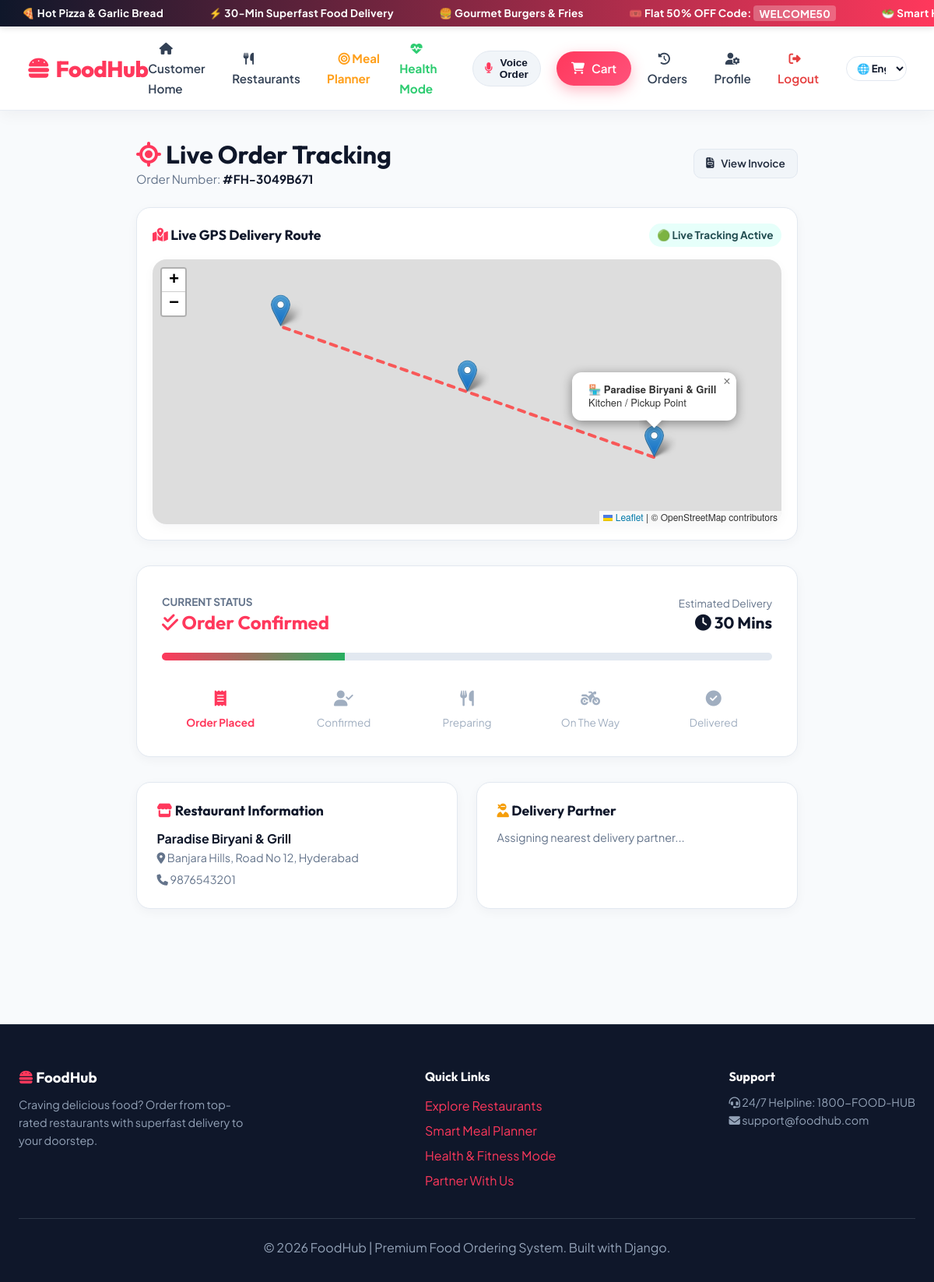
/orders/tracking/FH-3049B671/ (signed in), run on the app's committed database.
### orders/models.py (models this page shows, shortened)
class Order(models.Model):
    STATUS_CHOICES = (
        ('Pending', 'Pending'),
        ('Confirmed', 'Confirmed'),
        ('Preparing', 'Preparing'),
        ('Ready for Pickup', 'Ready for Pickup'),
        ('Out for Delivery', 'Out for Delivery'),
        ('Delivered', 'Delivered'),
        ('Cancelled', 'Cancelled'),
    )
    PAYMENT_METHOD_CHOICES = (
        ('COD', 'Cash on Delivery'),
        ('UPI', 'UPI Payment'),
        ('Card', 'Credit/Debit Card'),
        ('NetBanking', 'Net Banking'),
    )
    PAYMENT_STATUS_CHOICES = (
        ('Pending', 'Pending'),
        ('Paid', 'Paid'),
        ('Failed', 'Failed'),
    )
    order_number = models.CharField(max_length=50, unique=True, editable=False)
    customer = models.ForeignKey(
        settings.AUTH_USER_MODEL,
        on_delete=models.CASCADE,
        related_name='customer_orders'
    )
    restaurant = models.ForeignKey(
        Restaurant,
        on_delete=models.CASCADE,
        related_name='orders'
    )
    delivery_partner = models.ForeignKey(
        settings.AUTH_USER_MODEL,
        on_delete=models.SET_NULL,
        null=True,
        blank=True,
        related_name='delivery_orders'
    )
    status = models.CharField(max_length=30, choices=STATUS_CHOICES, default='Pending')
    delivery_address = models.TextField()
    phone = models.CharField(max_length=20)
    special_notes = models.TextField(blank=True)
    payment_method = models.CharField(max_length=20, choices=PAYMENT_METHOD_CHOICES, default='COD')
    payment_status = models.CharField(max_length=20, choices=PAYMENT_STATUS_CHOICES, default='Pending')
    subtotal = models.DecimalField(max_digits=10, decimal_places=2)
    delivery_fee = models.DecimalField(max_digits=6, decimal_places=2, default=40)
    tax_amount = models.DecimalField(max_digits=6, decimal_places=2, default=0)
    discount_amount = models.DecimalField(max_digits=8, decimal_places=2, default=0)
    total_amount = models.DecimalField(max_digits=10, decimal_places=2)
    coupon_code = models.CharField(max_length=50, blank=True)
    created_at = models.DateTimeField(auto_now_add=True)
    updated_at = models.DateTimeField(auto_now=True)

### restaurants/models.py (models this page shows, shortened)
class Restaurant(models.Model):
    STATUS_CHOICES = [
        ("Pending", "Pending"),
        ("Approved", "Approved"),
        ("Rejected", "Rejected"),
    ]
    owner = models.ForeignKey(
        settings.AUTH_USER_MODEL,
        on_delete=models.CASCADE,
        related_name="restaurants"
    )
    restaurant_name = models.CharField(max_length=150)
    description = models.TextField()
    phone = models.CharField(max_length=15)
    email = models.EmailField()
    address = models.TextField()
    city = models.CharField(max_length=100)
    state = models.CharField(max_length=100)
    pincode = models.CharField(max_length=10)
    cuisine = models.CharField(max_length=100)
    opening_time = models.TimeField()
    closing_time = models.TimeField()
    minimum_order = models.DecimalField(
        max_digits=8,
        decimal_places=2,
        default=0
    )
    delivery_time = models.PositiveIntegerField(
        help_text="Delivery time in minutes"
    )
    logo = models.ImageField(
        upload_to="restaurant/logo/",
        blank=True,
        null=True
    )
    cover_image = models.ImageField(
        upload_to="restaurant/cover/",
        blank=True,
        null=True
    )
    fssai_license = models.FileField(
        upload_to="restaurant/licenses/",
        blank=True,
        null=True
    )
    gst_number = models.CharField(
        max_length=30,
        blank=True
    )
    rating = models.DecimalField(
        max_digits=2,
        decimal_places=1,
        default=0
    )
    status = models.CharField(
        max_length=20,
        choices=STATUS_CHOICES,
        default="Pending"
    )
    created_at = models.DateTimeField(auto_now_add=True)

### orders/views.py (the view)
# urls.py: path('tracking/<str:order_number>/', views.order_tracking, name='order_tracking'),
@login_required
def order_tracking(request, order_number):
    order = get_object_or_404(Order, order_number=order_number)
    status_steps = [
        ('Pending', 15),
        ('Confirmed', 30),
        ('Preparing', 55),
        ('Ready for Pickup', 75),
        ('Out for Delivery', 90),
        ('Delivered', 100),
    ]
    current_progress = 0
    for status_name, pct in status_steps:
        if order.status == status_name:
            current_progress = pct
            break
    if order.status == 'Cancelled':
        current_progress = 0
    return render(request, 'orders/order_tracking.html', {
        'order': order,
        'progress_pct': current_progress,
    })

### cart/context_processors.py (called while the page is built, shortened)
def get_or_create_cart(request):
    if not request.session.session_key:
        request.session.create()
    session_key = request.session.session_key
    if request.user.is_authenticated:
        user_carts = Cart.objects.filter(user=request.user).order_by('-updated_at')
        if user_carts.exists():
            cart = user_carts.first()
    else:
        session_cart = Cart.objects.filter(session_key=session_key).first()
        if not session_cart:
            session_cart = Cart.objects.create(session_key=session_key)
        cart = session_cart
    return cart

def cart_context(request):
    try:
        cart = get_or_create_cart(request)
        return {
            'cart': cart,
            'cart_count': cart.get_total_quantity,
            'cart_subtotal': cart.get_subtotal,
            'cart_restaurant': cart.get_restaurant,
        }
    except Exception:
        return {
            'cart': None,
            'cart_count': 0,
            'cart_subtotal': 0,
            'cart_restaurant': None,
        }

### cart/models.py (called while the page is built)
    @property
    def get_total_quantity(self):
        return sum(item.quantity for item in self.items.all())

    @property
    def get_subtotal(self):
        return float(sum(item.get_cost for item in self.items.all()))

    @property
    def get_restaurant(self):
        first_item = self.items.first()
        if first_item and first_item.menu_item:
            return first_item.menu_item.restaurant
        return None

### templates/orders/order_tracking.html (shortened to what this page needs)
{% extends 'base.html' %}
{% block extra_css %}
<link rel="stylesheet" href="https://unpkg.com/leaflet@1.9.4/dist/leaflet.css" />
{% endblock %}
{% block content %}
<div style="max-width: 850px; margin: 0 auto;">
    <div style="display: flex; justify-content: space-between; align-items: center; margin-bottom: 1.5rem;">
        <div>
            <h1><i class="fa-solid fa-location-crosshairs" style="color: var(--primary-color);"></i> Live Order Tracking</h1>
            <p style="color: var(--text-muted); font-size: 0.95rem;">Order Number: <strong style="color: var(--dark-color);">#{{ order.order_number }}</strong></p>
        </div>
        <a href="{% url 'order_invoice' order.order_number %}" class="btn btn-secondary btn-sm" target="_blank">
            <i class="fa-solid fa-file-invoice"></i> View Invoice
        </a>
    </div>
    <div class="card" style="margin-bottom: 2rem; padding: 1.25rem;">
        <div style="display: flex; justify-content: space-between; align-items: center; margin-bottom: 1rem;">
            <h3 style="font-size: 1.1rem;"><i class="fa-solid fa-map-location-dot" style="color: var(--primary-color);"></i> Live GPS Delivery Route</h3>
            <span style="font-size: 0.85rem; background: #e6fffa; color: #234e52; font-weight: 700; padding: 0.25rem 0.65rem; border-radius: var(--radius-full);">
                🟢 Live Tracking Active
            </span>
        </div>
        <div id="map"></div>
    </div>
    <div class="card" style="margin-bottom: 2rem; padding: 2rem;">
        <div style="display: flex; justify-content: space-between; align-items: center; margin-bottom: 1.5rem;">
            <div>
                <span style="font-size: 0.85rem; color: var(--text-muted); text-transform: uppercase; font-weight: 700;">Current Status</span>
                <h2 style="color: var(--primary-color); font-size: 1.5rem;">
                    {% if order.status == 'Confirmed' %}<i class="fa-solid fa-check-double"></i> Order Confirmed
                    {% elif order.status == 'Preparing' %}<i class="fa-solid fa-fire-burner"></i> Preparing in Kitchen
                    {% elif order.status == 'Ready for Pickup' %}<i class="fa-solid fa-box-open"></i> Packed & Ready
                    {% elif order.status == 'Out for Delivery' %}<i class="fa-solid fa-motorcycle"></i> Out for Delivery
                    {% elif order.status == 'Delivered' %}<i class="fa-solid fa-house-circle-check" style="color: #27ae60;"></i> Delivered!
                    {% else %}{{ order.status }}{% endif %}
                </h2>
            </div>
            <div style="text-align: right;">
                <span style="font-size: 0.85rem; color: var(--text-muted);">Estimated Delivery</span>
                <h3 style="color: var(--dark-color); font-size: 1.3rem;"><i class="fa-solid fa-clock"></i> {{ order.restaurant.delivery_time|default:30 }} Mins</h3>
            </div>
        </div>
        <div style="background: #e2e8f0; height: 10px; border-radius: var(--radius-full); overflow: hidden; margin-bottom: 2rem;">
            <div style="background: linear-gradient(90deg, var(--primary-color), #27ae60); height: 100%; width: {{ progress_pct }}%; transition: width 0.6s ease;"></div>
        </div>
        <div style="display: grid; grid-template-columns: repeat(5, 1fr); text-align: center; gap: 0.5rem; font-size: 0.85rem;">
            <div style="{% if progress_pct >= 20 %}color: var(--primary-color); font-weight: 700;{% else %}color: #a0aec0;{% endif %}">
                <div style="font-size: 1.25rem; margin-bottom: 0.3rem;"><i class="fa-solid fa-receipt"></i></div>
                Order Placed
            </div>
            <div style="{% if progress_pct >= 40 %}color: var(--primary-color); font-weight: 700;{% else %}color: #a0aec0;{% endif %}">
                <div style="font-size: 1.25rem; margin-bottom: 0.3rem;"><i class="fa-solid fa-user-check"></i></div>
                Confirmed
            </div>
            <div style="{% if progress_pct >= 60 %}color: var(--primary-color); font-weight: 700;{% else %}color: #a0aec0;{% endif %}">
                <div style="font-size: 1.25rem; margin-bottom: 0.3rem;"><i class="fa-solid fa-utensils"></i></div>
                Preparing
            </div>
            <div style="{% if progress_pct >= 80 %}color: var(--primary-color); font-weight: 700;{% else %}color: #a0aec0;{% endif %}">
                <div style="font-size: 1.25rem; margin-bottom: 0.3rem;"><i class="fa-solid fa-motorcycle"></i></div>
                On The Way
            </div>
            <div style="{% if progress_pct >= 100 %}color: #27ae60; font-weight: 700;{% else %}color: #a0aec0;{% endif %}">
                <div style="font-size: 1.25rem; margin-bottom: 0.3rem;"><i class="fa-solid fa-circle-check"></i></div>
                Delivered
            </div>
        </div>
    </div>
    <div style="display: grid; grid-template-columns: 1fr 1fr; gap: 1.5rem; margin-bottom: 2rem;">
        <div class="card">
            <h3 style="font-size: 1.1rem; margin-bottom: 0.75rem;"><i class="fa-solid fa-store" style="color: var(--primary-color);"></i> Restaurant Information</h3>
            <p style="font-weight: 700; color: var(--dark-color);">{{ order.restaurant.restaurant_name }}</p>
            <p style="font-size: 0.9rem; color: var(--text-muted);"><i class="fa-solid fa-location-dot"></i> {{ order.restaurant.address }}, {{ order.restaurant.city }}</p>
            <p style="font-size: 0.9rem; color: var(--text-muted); margin-top: 0.3rem;"><i class="fa-solid fa-phone"></i> {{ order.restaurant.phone }}</p>
        </div>
        <div class="card">
            <h3 style="font-size: 1.1rem; margin-bottom: 0.75rem;"><i class="fa-solid fa-user-ninja" style="color: var(--secondary-color);"></i> Delivery Partner</h3>
            {% if order.delivery_partner %}
                <p style="font-weight: 700; color: var(--dark-color);">{{ order.delivery_partner.first_name|default:order.delivery_partner.username }}</p>
                <p style="font-size: 0.9rem; color: var(--text-muted);"><i class="fa-solid fa-phone"></i> {{ order.delivery_partner.phone }}</p>
                <span class="btn btn-success btn-sm" style="margin-top: 0.5rem; display: inline-block;">On Delivery Job</span>
            {% else %}
                <p style="font-size: 0.9rem; color: var(--text-muted);">Assigning nearest delivery partner...</p>
            {% endif %}
        </div>
    </div>
</div>
{% endblock %}

### static/css/style.css (style rules this page uses)
:root { --primary-color: #ff385c; --primary-hover: #e00b41; --primary-light: #fff0f3; --secondary-color: #f59e0b; --dark-color: #0f172a; --card-bg: #ffffff; --bg-color: #f8fafc; --text-color: #1e293b; --text-muted: #64748b; --border-color: #e2e8f0; --success-color: #10b981; --warning-color: #f59e0b; --danger-color: #ef4444; --glass-bg: rgba(255, 255, 255, 0.94); --glass-border: rgba(226, 232, 240, 0.8); --shadow-sm: 0 4px 14px rgba(15, 23, 42, 0.04); --shadow-md: 0 12px 32px rgba(15, 23, 42, 0.08); --shadow-lg: 0 20px 50px rgba(15, 23, 42, 0.14); --radius-sm: 10px; --radius-md: 18px; --radius-lg: 32px; --radius-full: 9999px; --transition: all 0.3s cubic-bezier(0.4, 0, 0.2, 1); }
* { margin: 0; padding: 0; box-sizing: border-box; }
body { font-family: 'Plus Jakarta Sans', -apple-system, BlinkMacSystemFont, sans-serif; background-color: var(--bg-color); color: var(--text-color); line-height: 1.6; min-height: 100vh; display: flex; flex-direction: column; }
h1, h2, h3, h4, h5, h6 { font-family: 'Outfit', sans-serif; font-weight: 700; color: var(--dark-color); line-height: 1.25; }
a { text-decoration: none; color: inherit; transition: var(--transition); }
.btn { display: inline-flex; align-items: center; justify-content: center; gap: 0.55rem; padding: 0.75rem 1.6rem; font-size: 0.95rem; font-weight: 600; border-radius: var(--radius-md); border: none; cursor: pointer; transition: var(--transition); text-decoration: none; }
.btn-secondary { background: #f1f5f9; color: #1e293b; border: 1px solid #e2e8f0; }
.btn-sm { padding: 0.45rem 0.95rem; font-size: 0.85rem; border-radius: var(--radius-sm); }
.card { background: var(--card-bg); border-radius: var(--radius-md); border: 1px solid var(--border-color); box-shadow: var(--shadow-sm); padding: 1.6rem; transition: var(--transition); }

### templates/orders/order_tracking.html (style rules this page uses)
#map { height: 340px; width: 100%; border-radius: var(--radius-md); box-shadow: var(--shadow-sm); z-index: 1; }

### data on the page
Order: order_number "FH-3049B671", restaurant.delivery_time "30", restaurant.restaurant_name "Paradise Biryani & Grill", restaurant.address "Banjara Hills, Road No 12", restaurant.city "Hyderabad", restaurant.phone "9876543201"
